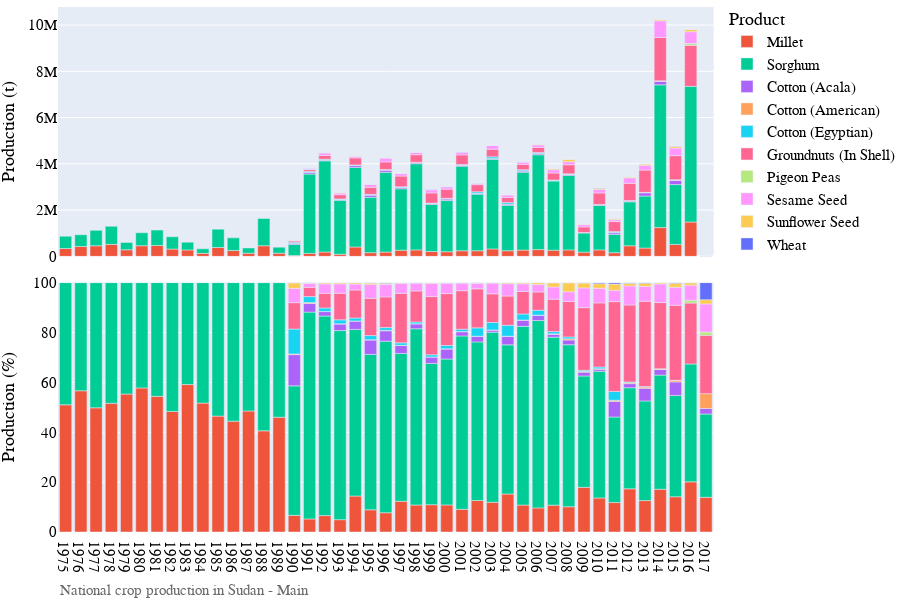
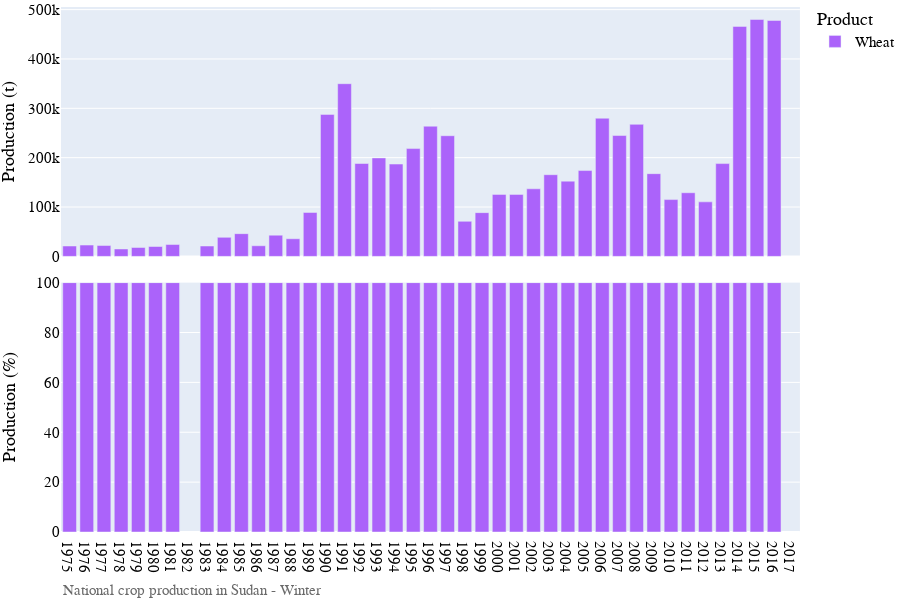

Notebook source saved alongside these figures, in order:
### Markdown cell above
## Visualization of production data

### Code cell
# Bar chart of national crop production
country_iso, country_name = 'SD', 'Sudan'
df = pd.read_csv('../data/crop/adm_crop_production_%s.csv' % country_iso, index_col=0)
df['year'] = df['harvest_year']
year = [df['year'].min(), df['year'].max()]
product_order = ['Wheat Grain','Millet', 'Sorghum']
for season_name in ['Main','Winter']:
    footnote = 'National crop production in %s - %s' % (country_name, season_name)
    fn_save = '../figures/%s_bar_natgrainprod_%s.png' % (country_iso, season_name)
    sub = df[df['season_name'] == season_name]
    fig = PlotBarProduction(sub, year, product_order, footnote, fn_save)
    fig.show()

### Figure 1 — Plotly figure (JSON) as saved in the notebook; plotly's stock layout.template omitted (floating-point values rounded to 4 significant figures)
{"data": [{"alignmentgroup": "True", "hovertemplate": "product=Millet<br>season_name=Main<br>type=orig_unit<br>year=%{x}<br>value=%{y}<extra></extra>", "legendgroup": "Millet", "marker": {"color": "#EF553B", "pattern": {"shape": ""}}, "name": "Millet", "offsetgroup": "Millet", "orientation": "v", "showlegend": true, "textposition": "auto", "type": "bar", "x": [1975, 1976, 1977, 1978, 1979, 1980, 1981, 1982, 1983, 1984, 1985, 1986, 1987, 1988, 1989, 1990, 1991, 1992, 1993, 1994, 1995, 1996, 1997, 1998, 1999, 2000, 2001, 2002, 2003, 2004, 2005, 2006, 2007, 2008, 2009, 2010, 2011, 2012, 2013, 2014, 2015, 2016, 2017], "xaxis": "x2", "y": [341100, 427300, 456600, 519000, 285000, 460200, 469500, 316500.0, 279000, 131400, 383400, 254000, 136000, 460000, 136000, 35410.0, 129000.0, 187900.0, 92250.0, 406812, 160500.0, 184380, 267540, 278460, 208320, 201600, 242760, 244354, 322140, 244356, 271740, 293160, 265860, 278426, 182200.0, 280308, 159040, 458220, 359300.0, 1245000, 518180, 1484000, 952], "yaxis": "y2"}, {"alignmentgroup": "True", "hovertemplate": "product=Millet<br>season_name=Main<br>type=percent<br>year=%{x}<br>value=%{y}<extra></extra>", "legendgroup": "Millet", "marker": {"color": "#EF553B", "pattern": {"shape": ""}}, "name": "Millet", "offsetgroup": "Millet", "orientation": "v", "showlegend": false, "textposition": "auto", "type": "bar", "x": [1975, 1976, 1977, 1978, 1979, 1980, 1981, 1982, 1983, 1984, 1985, 1986, 1987, 1988, 1989, 1990, 1991, 1992, 1993, 1994, 1995, 1996, 1997, 1998, 1999, 2000, 2001, 2002, 2003, 2004, 2005, 2006, 2007, 2008, 2009, 2010, 2011, 2012, 2013, 2014, 2015, 2016, 2017], "xaxis": "x", "y": [51.01, 56.64, 49.8, 51.61, 55.32, 57.77, 54.4, 48.35, 59.14, 51.69, 46.47, 44.45, 48.53, 40.58, 46.03, 6.676, 5.248, 6.582, 4.951, 14.42, 8.904, 7.738, 12.32, 10.82, 10.95, 10.86, 9.08, 12.63, 11.91, 15.23, 10.8, 9.658, 10.77, 10.13, 17.92, 13.65, 11.81, 17.33, 12.61, 17.14, 14.13, 20.11, 13.91], "yaxis": "y"}, {"alignmentgroup": "True", "hovertemplate": "product=Sorghum<br>season_name=Main<br>type=orig_unit<br>year=%{x}<br>value=%{y}<extra></extra>", "legendgroup": "Sorghum", "marker": {"color": "#00cc96", "pattern": {"shape": ""}}, "name": "Sorghum", "offsetgroup": "Sorghum", "orientation": "v", "showlegend": true, "textposition": "auto", "type": "bar", "x": [1975, 1976, 1977, 1978, 1979, 1980, 1981, 1982, 1983, 1984, 1985, 1986, 1987, 1988, 1989, 1990, 1991, 1992, 1993, 1994, 1995, 1996, 1997, 1998, 1999, 2000, 2001, 2002, 2003, 2004, 2005, 2006, 2007, 2008, 2009, 2010, 2011, 2012, 2013, 2014, 2015, 2016, 2017], "xaxis": "x2", "y": [528500, 507700, 667500, 781500, 317000, 559000, 666500, 530500, 335000, 194500, 793800, 546000, 229000, 1176000, 262000, 481891, 3427000, 3943000, 2329000, 3438000, 2391084, 3450000, 2654000, 3724000, 2034000, 2211644, 3658000.0, 2443000, 3881000, 1964000, 3369000, 4098000, 2992000, 3219390, 831600, 1934100, 790440, 1900245, 2249000, 6169000, 2584500, 5864000, 3723], "yaxis": "y2"}, {"alignmentgroup": "True", "hovertemplate": "product=Sorghum<br>season_name=Main<br>type=percent<br>year=%{x}<br>value=%{y}<extra></extra>", "legendgroup": "Sorghum", "marker": {"color": "#00cc96", "pattern": {"shape": ""}}, "name": "Sorghum", "offsetgroup": "Sorghum", "orientation": "v", "showlegend": false, "textposition": "auto", "type": "bar", "x": [1975, 1976, 1977, 1978, 1979, 1980, 1981, 1982, 1983, 1984, 1985, 1986, 1987, 1988, 1989, 1990, 1991, 1992, 1993, 1994, 1995, 1996, 1997, 1998, 1999, 2000, 2001, 2002, 2003, 2004, 2005, 2006, 2007, 2008, 2009, 2010, 2011, 2012, 2013, 2014, 2015, 2016, 2017], "xaxis": "x", "y": [48.99, 43.36, 50.2, 48.39, 44.68, 42.23, 45.6, 51.65, 40.86, 48.31, 53.53, 55.55, 51.47, 59.42, 53.97, 51.93, 82.93, 80.02, 75.81, 66.82, 62.3, 68.78, 59.28, 70.68, 56.65, 58.51, 69.53, 63.6, 68.24, 59.82, 71.66, 75.14, 67.36, 64.96, 44.64, 50.81, 34.31, 40.51, 39.95, 45.77, 40.62, 47.27, 33.4], "yaxis": "y"}, {"alignmentgroup": "True", "hovertemplate": "product=Cotton (Acala)<br>season_name=Main<br>type=orig_unit<br>year=%{x}<br>value=%{y}<extra></extra>", "legendgroup": "Cotton (Acala)", "marker": {"color": "#ab63fa", "pattern": {"shape": ""}}, "name": "Cotton (Acala)", "offsetgroup": "Cotton (Acala)", "orientation": "v", "showlegend": true, "textposition": "auto", "type": "bar", "x": [1990, 1991, 1992, 1993, 1994, 1995, 1996, 1997, 1998, 1999, 2000, 2001, 2002, 2003, 2004, 2005, 2006, 2007, 2008, 2009, 2010, 2011, 2012, 2013, 2014, 2015, 2017], "xaxis": "x2", "y": [53340, 65100, 39480, 37800, 79380, 98280.0, 93660, 66780, 47460, 45360, 71820, 44520, 42000, 21000, 52920, 52920, 50820, 22680, 42573, 13440.0, 14280, 73500, 39060, 140000.0, 157000, 183000, 150], "yaxis": "y2"}, {"alignmentgroup": "True", "hovertemplate": "product=Cotton (Acala)<br>season_name=Main<br>type=percent<br>year=%{x}<br>value=%{y}<extra></extra>", "legendgroup": "Cotton (Acala)", "marker": {"color": "#ab63fa", "pattern": {"shape": ""}}, "name": "Cotton (Acala)", "offsetgroup": "Cotton (Acala)", "orientation": "v", "showlegend": false, "textposition": "auto", "type": "bar", "x": [1990, 1991, 1992, 1993, 1994, 1995, 1996, 1997, 1998, 1999, 2000, 2001, 2002, 2003, 2004, 2005, 2006, 2007, 2008, 2009, 2010, 2011, 2012, 2013, 2014, 2015, 2017], "xaxis": "x", "y": [12.52, 3.452, 1.782, 2.663, 3.326, 5.762, 4.168, 3.189, 1.97, 2.555, 4.041, 1.69, 2.241, 0.8163, 3.406, 2.471, 2.083, 1.144, 1.912, 1.536, 0.8102, 6.234, 1.653, 5.076, 2.258, 5.432, 2.217], "yaxis": "y"}, {"alignmentgroup": "True", "hovertemplate": "product=Cotton (American)<br>season_name=Main<br>type=orig_unit<br>year=%{x}<br>value=%{y}<extra></extra>", "legendgroup": "Cotton (American)", "marker": {"color": "#FFA15A", "pattern": {"shape": ""}}, "name": "Cotton (American)", "offsetgroup": "Cotton (American)", "orientation": "v", "showlegend": true, "textposition": "auto", "type": "bar", "x": [1990, 1991, 1992, 1993, 1994, 1995, 1996, 1997, 1998, 1999, 2000, 2001, 2002, 2003, 2004, 2005, 2006, 2007, 2008, 2009, 2010, 2011, 2012, 2013, 2014, 2015, 2017], "xaxis": "x2", "y": [1260, 7144.0, 1680, 873.6, 1285.0, 2969.0, 4301.0, 1495.0, 1487.0, 1134, 840, 2100, 924, 1831.0, 621.6, 1982.0, 1680, 3780, 9885, 2276.0, 3780, 5880, 8400, 14000, 18000, 21000, 403], "yaxis": "y2"}, {"alignmentgroup": "True", "hovertemplate": "product=Cotton (American)<br>season_name=Main<br>type=percent<br>year=%{x}<br>value=%{y}<extra></extra>", "legendgroup": "Cotton (American)", "marker": {"color": "#FFA15A", "pattern": {"shape": ""}}, "name": "Cotton (American)", "offsetgroup": "Cotton (American)", "orientation": "v", "showlegend": false, "textposition": "auto", "type": "bar", "x": [1990, 1991, 1992, 1993, 1994, 1995, 1996, 1997, 1998, 1999, 2000, 2001, 2002, 2003, 2004, 2005, 2006, 2007, 2008, 2009, 2010, 2011, 2012, 2013, 2014, 2015, 2017], "xaxis": "x", "y": [0.2958, 0.3789, 0.07582, 0.06154, 0.05384, 0.1741, 0.1914, 0.07141, 0.06173, 0.06388, 0.04727, 0.07972, 0.04931, 0.07118, 0.04001, 0.09258, 0.06887, 0.1906, 0.4439, 0.2601, 0.2145, 0.4987, 0.3555, 0.5075, 0.2589, 0.6233, 5.955], "yaxis": "y"}, {"alignmentgroup": "True", "hovertemplate": "product=Cotton (Egyptian)<br>season_name=Main<br>type=orig_unit<br>year=%{x}<br>value=%{y}<extra></extra>", "legendgroup": "Cotton (Egyptian)", "marker": {"color": "#19d3f3", "pattern": {"shape": ""}}, "name": "Cotton (Egyptian)", "offsetgroup": "Cotton (Egyptian)", "orientation": "v", "showlegend": true, "textposition": "auto", "type": "bar", "x": [1990, 1991, 1992, 1993, 1994, 1995, 1996, 1997, 1998, 1999, 2000, 2001, 2002, 2003, 2004, 2005, 2006, 2007, 2008, 2009, 2010, 2011, 2012, 2013, 2014, 2015], "xaxis": "x2", "y": [42420, 44940, 30240, 22680, 28140, 27720, 24450.0, 21000, 17220, 15540, 23940, 25200, 62580, 77280, 68460, 51240, 48720, 18060, 17660, 4200, 11760, 41580, 7560, 5000, 1000, 1000], "yaxis": "y2"}, {"alignmentgroup": "True", "hovertemplate": "product=Cotton (Egyptian)<br>season_name=Main<br>type=percent<br>year=%{x}<br>value=%{y}<extra></extra>", "legendgroup": "Cotton (Egyptian)", "marker": {"color": "#19d3f3", "pattern": {"shape": ""}}, "name": "Cotton (Egyptian)", "offsetgroup": "Cotton (Egyptian)", "orientation": "v", "showlegend": false, "textposition": "auto", "type": "bar", "x": [1990, 1991, 1992, 1993, 1994, 1995, 1996, 1997, 1998, 1999, 2000, 2001, 2002, 2003, 2004, 2005, 2006, 2007, 2008, 2009, 2010, 2011, 2012, 2013, 2014, 2015], "xaxis": "x", "y": [9.959, 2.383, 1.365, 1.598, 1.179, 1.625, 1.088, 1.003, 0.7149, 0.8754, 1.347, 0.9567, 3.34, 3.004, 4.407, 2.393, 1.997, 0.9107, 0.793, 0.4799, 0.6673, 3.527, 0.3199, 0.1812, 0.01438, 0.02968], "yaxis": "y"}, {"alignmentgroup": "True", "hovertemplate": "product=Groundnuts (In Shell)<br>season_name=Main<br>type=orig_unit<br>year=%{x}<br>value=%{y}<extra></extra>", "legendgroup": "Groundnuts (In Shell)", "marker": {"color": "#FF6692", "pattern": {"shape": ""}}, "name": "Groundnuts (In Shell)", "offsetgroup": "Groundnuts (In Shell)", "orientation": "v", "showlegend": true, "textposition": "auto", "type": "bar", "x": [1990, 1991, 1992, 1993, 1994, 1995, 1996, 1997, 1998, 1999, 2000, 2001, 2002, 2003, 2004, 2005, 2006, 2007, 2008, 2009, 2010, 2011, 2012, 2013, 2014, 2015, 2016, 2017], "xaxis": "x2", "y": [51828, 75600, 161340, 183240, 301980, 304080, 325500, 460740, 325500, 438060, 396060, 414120, 308280, 326760, 218400, 231840, 217980, 298620, 392744, 239820, 497700, 433440, 742140, 963000, 1871000, 1045000, 1773000, 1604], "yaxis": "y2"}, {"alignmentgroup": "True", "hovertemplate": "product=Groundnuts (In Shell)<br>season_name=Main<br>type=percent<br>year=%{x}<br>value=%{y}<extra></extra>", "legendgroup": "Groundnuts (In Shell)", "marker": {"color": "#FF6692", "pattern": {"shape": ""}}, "name": "Groundnuts (In Shell)", "offsetgroup": "Groundnuts (In Shell)", "orientation": "v", "showlegend": false, "textposition": "auto", "type": "bar", "x": [1990, 1991, 1992, 1993, 1994, 1995, 1996, 1997, 1998, 1999, 2000, 2001, 2002, 2003, 2004, 2005, 2006, 2007, 2008, 2009, 2010, 2011, 2012, 2013, 2014, 2015, 2016, 2017], "xaxis": "x", "y": [10.58, 3.718, 5.89, 10.68, 11.25, 14.97, 12.31, 19.87, 12.41, 23.33, 20.82, 15.42, 15.65, 11.47, 11.72, 9.041, 7.292, 13.0, 14.24, 25.15, 25.71, 36.0, 30.87, 34.2, 26.56, 30.09, 24.44, 23.39], "yaxis": "y"}, {"alignmentgroup": "True", "hovertemplate": "product=Pigeon Peas<br>season_name=Main<br>type=orig_unit<br>year=%{x}<br>value=%{y}<extra></extra>", "legendgroup": "Pigeon Peas", "marker": {"color": "#B6E880", "pattern": {"shape": ""}}, "name": "Pigeon Peas", "offsetgroup": "Pigeon Peas", "orientation": "v", "showlegend": true, "textposition": "auto", "type": "bar", "x": [2016, 2017], "xaxis": "x2", "y": [76200, 88], "yaxis": "y2"}, {"alignmentgroup": "True", "hovertemplate": "product=Pigeon Peas<br>season_name=Main<br>type=percent<br>year=%{x}<br>value=%{y}<extra></extra>", "legendgroup": "Pigeon Peas", "marker": {"color": "#B6E880", "pattern": {"shape": ""}}, "name": "Pigeon Peas", "offsetgroup": "Pigeon Peas", "orientation": "v", "showlegend": false, "textposition": "auto", "type": "bar", "x": [2016, 2017], "xaxis": "x", "y": [1.136, 1.3], "yaxis": "y"}, {"alignmentgroup": "True", "hovertemplate": "product=Sesame Seed<br>season_name=Main<br>type=orig_unit<br>year=%{x}<br>value=%{y}<extra></extra>", "legendgroup": "Sesame Seed", "marker": {"color": "#FF97FF", "pattern": {"shape": ""}}, "name": "Sesame Seed", "offsetgroup": "Sesame Seed", "orientation": "v", "showlegend": true, "textposition": "auto", "type": "bar", "x": [1990, 1991, 1992, 1993, 1994, 1995, 1996, 1997, 1998, 1999, 2000, 2001, 2002, 2003, 2004, 2005, 2006, 2007, 2008, 2009, 2010, 2011, 2012, 2013, 2014, 2015, 2016, 2017], "xaxis": "x2", "y": [33768, 38960.0, 107940, 72240, 69500.0, 130704, 169200.0, 114100.0, 105420, 138600, 107940, 116760, 51786, 168420, 110500.0, 97020, 107940, 145246, 131157, 102648, 152460, 79250.0, 236300.0, 205100.0, 721756, 329495, 514200, 861], "yaxis": "y2"}, {"alignmentgroup": "True", "hovertemplate": "product=Sesame Seed<br>season_name=Main<br>type=percent<br>year=%{x}<br>value=%{y}<extra></extra>", "legendgroup": "Sesame Seed", "marker": {"color": "#FF97FF", "pattern": {"shape": ""}}, "name": "Sesame Seed", "offsetgroup": "Sesame Seed", "orientation": "v", "showlegend": false, "textposition": "auto", "type": "bar", "x": [1990, 1991, 1992, 1993, 1994, 1995, 1996, 1997, 1998, 1999, 2000, 2001, 2002, 2003, 2004, 2005, 2006, 2007, 2008, 2009, 2010, 2011, 2012, 2013, 2014, 2015, 2016, 2017], "xaxis": "x", "y": [5.74, 1.595, 3.772, 3.772, 2.357, 5.558, 5.074, 3.995, 3.156, 5.335, 4.183, 3.109, 2.237, 4.351, 4.962, 3.06, 2.972, 4.885, 3.879, 7.893, 5.864, 4.53, 7.654, 6.003, 7.432, 7.227, 6.034, 11.28], "yaxis": "y"}, {"alignmentgroup": "True", "hovertemplate": "product=Sunflower Seed<br>season_name=Main<br>type=orig_unit<br>year=%{x}<br>value=%{y}<extra></extra>", "legendgroup": "Sunflower Seed", "marker": {"color": "#FECB52", "pattern": {"shape": ""}}, "name": "Sunflower Seed", "offsetgroup": "Sunflower Seed", "orientation": "v", "showlegend": true, "textposition": "auto", "type": "bar", "x": [1990, 1991, 1992, 1993, 1994, 1995, 1996, 1997, 1998, 1999, 2000, 2001, 2002, 2003, 2004, 2005, 2006, 2007, 2008, 2009, 2010, 2011, 2012, 2013, 2014, 2015, 2016, 2017], "xaxis": "x2", "y": [9353.0, 3444, 16380, 13104, 19740, 10332, 8568, 5158.0, 4200, 3486, 1743, 1743, 2243.0, 2570.0, 5960.0, 16548, 27010.0, 41160, 102200.0, 19870.0, 52269, 38808, 36120, 56336, 51000, 72000, 92000, 153], "yaxis": "y2"}, {"alignmentgroup": "True", "hovertemplate": "product=Sunflower Seed<br>season_name=Main<br>type=percent<br>year=%{x}<br>value=%{y}<extra></extra>", "legendgroup": "Sunflower Seed", "marker": {"color": "#FECB52", "pattern": {"shape": ""}}, "name": "Sunflower Seed", "offsetgroup": "Sunflower Seed", "orientation": "v", "showlegend": false, "textposition": "auto", "type": "bar", "x": [1990, 1991, 1992, 1993, 1994, 1995, 1996, 1997, 1998, 1999, 2000, 2001, 2002, 2003, 2004, 2005, 2006, 2007, 2008, 2009, 2010, 2011, 2012, 2013, 2014, 2015, 2016, 2017], "xaxis": "x", "y": [2.196, 0.1826, 0.417, 0.4645, 0.5367, 0.5295, 0.3813, 0.2162, 0.1395, 0.1964, 0.09808, 0.06617, 0.1197, 0.09077, 0.3836, 0.4394, 0.7517, 1.653, 3.563, 1.935, 1.84, 2.526, 1.022, 1.257, 0.4746, 1.642, 0.9565, 1.699], "yaxis": "y"}, {"alignmentgroup": "True", "hovertemplate": "product=Wheat<br>season_name=Main<br>type=orig_unit<br>year=%{x}<br>value=%{y}<extra></extra>", "legendgroup": "Wheat", "marker": {"color": "#636efa", "pattern": {"shape": ""}}, "name": "Wheat", "offsetgroup": "Wheat", "orientation": "v", "showlegend": true, "textposition": "auto", "type": "bar", "x": [1990, 1991, 1992, 1994, 1995, 1996, 1997, 1998, 1999, 2000, 2001, 2002, 2003, 2004, 2005, 2006, 2007, 2008, 2009, 2010, 2011, 2012, 2013, 2014, 2015, 2016, 2017], "xaxis": "x2", "y": [420, 2100, 2100, 1260, 2940, 5880, 1260, 1260, 840, 1680, 1680, 2520, 1260, 420, 840, 840, 1680, 1680, 1680, 7560, 6720, 6720, 6000, 6000, 7000, 4000, 463], "yaxis": "y2"}, {"alignmentgroup": "True", "hovertemplate": "product=Wheat<br>season_name=Main<br>type=percent<br>year=%{x}<br>value=%{y}<extra></extra>", "legendgroup": "Wheat", "marker": {"color": "#636efa", "pattern": {"shape": ""}}, "name": "Wheat", "offsetgroup": "Wheat", "orientation": "v", "showlegend": false, "textposition": "auto", "type": "bar", "x": [1990, 1991, 1992, 1994, 1995, 1996, 1997, 1998, 1999, 2000, 2001, 2002, 2003, 2004, 2005, 2006, 2007, 2008, 2009, 2010, 2011, 2012, 2013, 2014, 2015, 2016, 2017], "xaxis": "x", "y": [0.0986, 0.1114, 0.09478, 0.05279, 0.1724, 0.2617, 0.06018, 0.05231, 0.04732, 0.09454, 0.06378, 0.1345, 0.04898, 0.02703, 0.03923, 0.03443, 0.08472, 0.07544, 0.192, 0.429, 0.57, 0.2844, 0.2175, 0.08629, 0.2078, 0.05964, 6.842], "yaxis": "y"}], "layout": {"annotations": [{"showarrow": false, "text": "", "textangle": 90, "x": 0.98, "xanchor": "left", "xref": "paper", "y": 0.2375, "yanchor": "middle", "yref": "paper"}, {"showarrow": false, "text": "", "textangle": 90, "x": 0.98, "xanchor": "left", "xref": "paper", "y": 0.7625, "yanchor": "middle", "yref": "paper"}, {"align": "left", "font": {"color": "dimgrey", "family": "arial", "size": 15}, "showarrow": false, "text": "National crop production in Sudan - Main", "x": 0, "xref": "paper", "y": -0.13, "yref": "paper"}], "barmode": "relative", "font": {"color": "black", "family": "arial", "size": 15}, "height": 600, "legend": {"title": {"text": "Product"}, "tracegroupgap": 0, "x": 1, "y": 1.01}, "margin": {"b": 0, "l": 0, "r": 0, "t": 0}, "width": 900, "xaxis": {"anchor": "y", "domain": [0, 0.98], "dtick": 1, "range": [1974.0, 2018.0], "title": {"text": ""}}, "xaxis2": {"anchor": "y2", "domain": [0, 0.98], "matches": "x", "showticklabels": false}, "yaxis": {"anchor": "x", "domain": [0, 0.475], "range": [0, 100], "title": {"text": "Production (%)"}}, "yaxis2": {"anchor": "x2", "domain": [0.525, 1], "title": {"text": "Production (t)"}}}}

### Figure 2 — Plotly figure (JSON) as saved in the notebook; plotly's stock layout.template omitted (floating-point values rounded to 4 significant figures)
{"data": [{"alignmentgroup": "True", "hovertemplate": "product=Wheat<br>season_name=Winter<br>type=orig_unit<br>year=%{x}<br>value=%{y}<extra></extra>", "legendgroup": "Wheat", "marker": {"color": "#ab63fa", "pattern": {"shape": ""}}, "name": "Wheat", "offsetgroup": "Wheat", "orientation": "v", "showlegend": true, "textposition": "auto", "type": "bar", "x": [1975, 1976, 1977, 1978, 1979, 1980, 1981, 1983, 1984, 1985, 1986, 1987, 1988, 1989, 1990, 1991, 1992, 1993, 1994, 1995, 1996, 1997, 1998, 1999, 2000, 2001, 2002, 2003, 2004, 2005, 2006, 2007, 2008, 2009, 2010, 2011, 2012, 2013, 2014, 2015, 2016], "xaxis": "x2", "y": [21000, 22900, 22000, 15000, 18000, 20000, 24000, 21000, 38500, 46000, 21500, 43000, 35700, 89000, 287700, 349860, 188160, 199500, 187047, 218400, 263760, 244440, 70980, 88620, 125580, 125580, 136920, 165480, 152460, 173880, 279930, 244860, 267540, 167580, 115080, 128940, 110460, 188000, 466000, 480000, 478000], "yaxis": "y2"}, {"alignmentgroup": "True", "hovertemplate": "product=Wheat<br>season_name=Winter<br>type=percent<br>year=%{x}<br>value=%{y}<extra></extra>", "legendgroup": "Wheat", "marker": {"color": "#ab63fa", "pattern": {"shape": ""}}, "name": "Wheat", "offsetgroup": "Wheat", "orientation": "v", "showlegend": false, "textposition": "auto", "type": "bar", "x": [1975, 1976, 1977, 1978, 1979, 1980, 1981, 1983, 1984, 1985, 1986, 1987, 1988, 1989, 1990, 1991, 1992, 1993, 1994, 1995, 1996, 1997, 1998, 1999, 2000, 2001, 2002, 2003, 2004, 2005, 2006, 2007, 2008, 2009, 2010, 2011, 2012, 2013, 2014, 2015, 2016], "xaxis": "x", "y": [100, 100, 100, 100, 100, 100, 100, 100, 100, 100, 100, 100, 100, 100, 100, 100, 100, 100, 100, 100, 100, 100, 100, 100, 100, 100, 100, 100, 100, 100, 100, 100, 100, 100, 100, 100, 100, 100, 100, 100, 100], "yaxis": "y"}], "layout": {"annotations": [{"showarrow": false, "text": "", "textangle": 90, "x": 0.98, "xanchor": "left", "xref": "paper", "y": 0.2375, "yanchor": "middle", "yref": "paper"}, {"showarrow": false, "text": "", "textangle": 90, "x": 0.98, "xanchor": "left", "xref": "paper", "y": 0.7625, "yanchor": "middle", "yref": "paper"}, {"align": "left", "font": {"color": "dimgrey", "family": "arial", "size": 15}, "showarrow": false, "text": "National crop production in Sudan - Winter", "x": 0, "xref": "paper", "y": -0.13, "yref": "paper"}], "barmode": "relative", "font": {"color": "black", "family": "arial", "size": 15}, "height": 600, "legend": {"title": {"text": "Product"}, "tracegroupgap": 0, "x": 1, "y": 1.01}, "margin": {"b": 0, "l": 0, "r": 0, "t": 0}, "width": 900, "xaxis": {"anchor": "y", "domain": [0, 0.98], "dtick": 1, "range": [1974.0, 2018.0], "title": {"text": ""}}, "xaxis2": {"anchor": "y2", "domain": [0, 0.98], "matches": "x", "showticklabels": false}, "yaxis": {"anchor": "x", "domain": [0, 0.475], "range": [0, 100], "title": {"text": "Production (%)"}}, "yaxis2": {"anchor": "x2", "domain": [0.525, 1], "title": {"text": "Production (t)"}}}}
